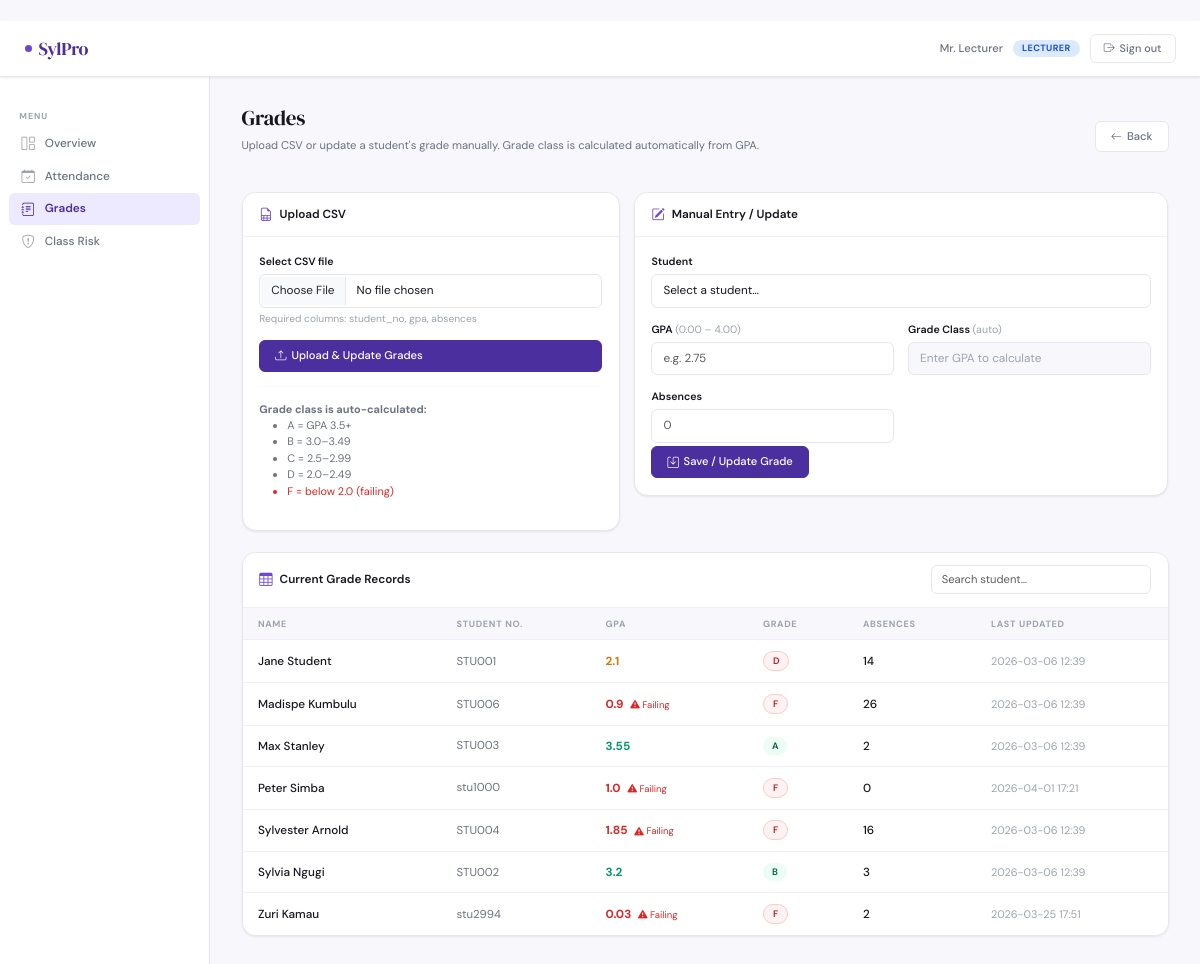
Screenshot of /lecturer/grades (signed in) with the database file from the repository.
### tables this page shows
CREATE TABLE users (
            id            INTEGER PRIMARY KEY AUTOINCREMENT,
            name          TEXT    NOT NULL,
            email         TEXT    NOT NULL UNIQUE,
            password_hash TEXT    NOT NULL,
            role          TEXT    NOT NULL CHECK(role IN ('admin','counselor','lecturer','student')),
            created_at    TEXT    DEFAULT (datetime('now')),
            is_active     INTEGER DEFAULT 1
        );

CREATE TABLE students (
            id         INTEGER PRIMARY KEY AUTOINCREMENT,
            user_id    INTEGER REFERENCES users(id),
            student_no TEXT    NOT NULL UNIQUE,
            name       TEXT    NOT NULL,
            age        INTEGER,
            gender     INTEGER,   -- 0=Female, 1=Male
            course     TEXT,
            year       INTEGER,
            created_at TEXT DEFAULT (datetime('now'))
        );

CREATE TABLE grades (
            id                 INTEGER PRIMARY KEY AUTOINCREMENT,
            student_id         INTEGER NOT NULL UNIQUE REFERENCES students(id),
            uploaded_by        INTEGER NOT NULL REFERENCES users(id),
            gpa                REAL,
            grade_class        INTEGER,
            study_time         REAL    DEFAULT 0,
            absences           INTEGER,
            parental_support   INTEGER DEFAULT 2,
            tutoring           INTEGER DEFAULT 0,
            extracurricular    INTEGER DEFAULT 0,
            sports             INTEGER DEFAULT 0,
            music              INTEGER DEFAULT 0,
            volunteering       INTEGER DEFAULT 0,
            parental_education INTEGER DEFAULT 2,
            semester           TEXT,
            uploaded_at        TEXT    DEFAULT (datetime('now'))
        );

### app.py (the view, shortened to what this page needs)
@app.route('/lecturer/grades', methods=['GET', 'POST'])
@login_required(role='lecturer')
def lecturer_grades():
    students = db.get_all_students()
    grade_map = {}
    for s in students:
        g = db.get_student_latest_grade(s['id'])
        if g:
            grade_map[s['id']] = g
    return render_template('lecturer/grades.html',
        user=get_current_user(), students=students, grade_map=grade_map)

### app.py (called while the page is built)
def login_required(role=None):
    from functools import wraps
    def decorator(f):
        @wraps(f)
        def wrapper(*args, **kwargs):
            if 'user_id' not in session:
                flash('Please log in to continue.', 'warning')
                return redirect(url_for('login'))
            if role and session.get('role') != role:
                flash('You do not have permission to access that page.', 'danger')
                return redirect(url_for('dashboard'))
            return f(*args, **kwargs)
        return wrapper
    return decorator

def get_current_user():
    if 'user_id' in session:
        return db.get_user_by_id(session['user_id'])
    return None

### database.py (called while the page is built)
def get_db():
    conn = sqlite3.connect(DB_PATH)
    conn.row_factory = sqlite3.Row
    conn.execute("PRAGMA foreign_keys = ON")
    return conn

def get_user_by_id(user_id):
    conn = get_db()
    u = conn.execute("SELECT * FROM users WHERE id=?", (user_id,)).fetchone()
    conn.close()
    return u

def get_all_students():
    conn = get_db()
    rows = conn.execute("""
        SELECT s.*, u.email,
            (SELECT risk_level FROM risk_scores r
             WHERE r.student_id = s.id
             ORDER BY r.date_run DESC LIMIT 1) as latest_risk
        FROM students s
        LEFT JOIN users u ON s.user_id = u.id
        ORDER BY s.name
    """).fetchall()
    conn.close()
    return rows

def get_student_latest_grade(student_id):
    conn = get_db()
    row = conn.execute(
        "SELECT * FROM grades WHERE student_id=?", (student_id,)
    ).fetchone()
    conn.close()
    return row

### templates/lecturer/grades.html (shortened to what this page needs)
{% extends "base.html" %}
{% block content %}
<div class="ph">
    <div class="ph-row">
        <div>
            <h1 class="ph-title">Grades</h1>
            <p class="ph-sub">Upload CSV or update a student's grade manually. Grade class is calculated automatically from GPA.</p>
        </div>
        <a href="{{ url_for('lecturer_dashboard') }}" class="btn btn-outline"><i class="bi bi-arrow-left"></i>Back</a>
    </div>
</div>
<div class="row g-3 mb-4">
    <div class="col-md-5">
        <div class="card">
            <div class="card-hd"><i class="bi bi-file-earmark-spreadsheet"></i>Upload CSV</div>
            <div class="card-bd">
                <form method="POST" enctype="multipart/form-data">
                    <div style="margin-bottom:1rem">
                        <label class="form-label">Select CSV file</label>
                        <input type="file" name="file" class="form-control" accept=".csv">
                        <p class="form-hint">Required columns: student_no, gpa, absences</p>
                    </div>
                    <button type="submit" class="btn btn-primary w-100"><i class="bi bi-upload"></i>Upload &amp; Update Grades</button>
                </form>
                <hr class="divider">
                <div style="font-size:.78rem;color:var(--muted)">
                    <strong>Grade class is auto-calculated:</strong><br>
                    <ul class="gpa-scale">
                        <li>A = GPA 3.5+</li>
                        <li>B = 3.0–3.49</li>
                        <li>C = 2.5–2.99</li>
                        <li>D = 2.0–2.49</li>
                        <li style="color:var(--red)">F = below 2.0 (failing)</li>
                    </ul>
                </div>
            </div>
        </div>
    </div>
    <div class="col-md-7">
        <div class="card">
            <div class="card-hd"><i class="bi bi-pencil-square"></i>Manual Entry / Update</div>
            <div class="card-bd">
                <form method="POST" id="gradeForm">
                    <div class="row g-3">
                        <div class="col-12">
                            <label class="form-label">Student</label>
                            <select name="student_id" class="form-select" required onchange="loadCurrentGrade(this)">
                                <option value="">Select a student…</option>
                            </select>
                        </div>
                        <div class="col-md-6">
                            <label class="form-label">GPA <span style="color:var(--faint);font-weight:400">(0.00 – 4.00)</span></label>
                            <input type="number" name="gpa" id="gpaInput" class="form-control"
                                   step="0.01" min="0" max="4" placeholder="e.g. 2.75"
                                   oninput="updateGradePreview(this.value)">
                        </div>
                        <div class="col-md-6">
                            <label class="form-label">Grade Class <span style="color:var(--faint);font-weight:400">(auto)</span></label>
                            <div id="gradeClassDisplay"
                                 style="padding:7px 11px;background:var(--bg);border:1.5px solid var(--border);border-radius:6px;font-size:.84rem;color:var(--faint)">
                                Enter GPA to calculate
                            </div>
                        </div>
                        <div class="col-md-6">
                            <label class="form-label">Absences</label>
                            <input type="number" name="absences" id="absInput" class="form-control" min="0" placeholder="0">
                        </div>
                        <div class="col-12" style="display:flex;gap:8px;margin-top:.25rem">
                            <button type="submit" class="btn btn-primary"><i class="bi bi-save"></i>Save / Update Grade</button>
                        </div>
                    </div>
                </form>
            </div>
        </div>
    </div>
</div>
<div class="card">
    <div class="card-hd">
        <i class="bi bi-table"></i>Current Grade Records
        <div class="ms-auto" style="width:220px">
            <input type="text" id="gradeSearch" class="form-control"
                   placeholder="Search student…" oninput="filterGrades()"
                   style="font-size:.8rem;padding:5px 10px">
        </div>
    </div>
    <div class="card-bd-0">
        <table class="table" id="gradesTable">
            <thead>
                <tr><th>Name</th><th>Student No.</th><th>GPA</th><th>Grade</th><th>Absences</th><th>Last Updated</th></tr>
            </thead>
            <tbody>
            {% for s in students %}
            {% if s.id in grade_map %}
            {% set g = grade_map[s.id] %}
            <tr class="grade-row">
                <td style="font-weight:500">{{ s.name }}</td>
                <td style="color:var(--muted);font-size:.82rem">{{ s.student_no }}</td>
                <td>
                    <span style="font-weight:700;color:{% if g.gpa >= 3.0 %}var(--green){% elif g.gpa >= 2.0 %}var(--amber){% else %}var(--red){% endif %}">
                        {{ g.gpa }}
                    </span>
                    {% if g.gpa < 2.0 %}
                    <span style="font-size:.68rem;color:var(--red);margin-left:4px"><i class="bi bi-exclamation-triangle-fill"></i> Failing</span>
                    {% endif %}
                </td>
                <td>
                    {% set gc_labels = {0:'A',1:'B',2:'C',3:'D',4:'F'} %}
                    <span class="sbadge {{ 'sb-active' if g.grade_class < 3 else 'sb-incomplete' }}">
                        {{ gc_labels[g.grade_class] if g.grade_class in gc_labels else '?' }}
                    </span>
                </td>
                <td style="font-weight:500">{{ g.absences }}</td>
                <td style="color:var(--faint);font-size:.78rem">{{ g.uploaded_at[:16] if g.uploaded_at else '—' }}</td>
            </tr>
            {% endif %}
            {% endfor %}
            </tbody>
        </table>
    </div>
</div>
{% endblock %}

### templates/base.html (shortened to what this page needs)
﻿<!DOCTYPE html>
<html lang="en">
<head>
    <link href="https://cdn.jsdelivr.net/npm/bootstrap@5.3.0/dist/css/bootstrap.min.css" rel="stylesheet">
    <link href="https://cdn.jsdelivr.net/npm/bootstrap-icons@1.11.0/font/bootstrap-icons.css" rel="stylesheet">
</head>
<body>
<nav class="topnav">
    <a href="{{ url_for('dashboard') }}" class="brand">
        <span class="brand-dot"></span>SylPro
    </a>
    {% if session.user_id %}
    <div class="nav-right">
        <span class="nav-name">{{ session.name }}</span>
        <span class="chip chip-{{ session.role }}">{{ session.role }}</span>
        <a href="{{ url_for('logout') }}" class="btn-signout">
            <i class="bi bi-box-arrow-right"></i>Sign out
        </a>
    </div>
    {% endif %}
</nav>
<div class="app-body">
    {% if session.user_id %}
    <aside class="sidebar d-none d-md-flex flex-column">
        <span class="sidebar-label">Menu</span>
        {% if session.role == 'admin' %}
            <a href="{{ url_for('admin_dashboard') }}" class="slink {% if request.endpoint=='admin_dashboard' %}active{% endif %}"><i class="bi bi-grid-1x2"></i>Overview</a>
            <a href="{{ url_for('admin_users') }}"     class="slink {% if request.endpoint in ['admin_users','admin_add_user'] %}active{% endif %}"><i class="bi bi-people"></i>Users</a>
            <a href="{{ url_for('admin_students') }}"  class="slink {% if request.endpoint=='admin_students' %}active{% endif %}"><i class="bi bi-person-badge"></i>Students</a>
            <a href="{{ url_for('admin_upload') }}"    class="slink {% if request.endpoint=='admin_upload' %}active{% endif %}"><i class="bi bi-cloud-upload"></i>Upload Data</a>
        {% elif session.role == 'lecturer' %}
            <a href="{{ url_for('lecturer_dashboard') }}"  class="slink {% if request.endpoint=='lecturer_dashboard' %}active{% endif %}"><i class="bi bi-grid-1x2"></i>Overview</a>
            <a href="{{ url_for('lecturer_attendance') }}" class="slink {% if request.endpoint=='lecturer_attendance' %}active{% endif %}"><i class="bi bi-calendar-check"></i>Attendance</a>
            <a href="{{ url_for('lecturer_grades') }}"     class="slink {% if request.endpoint=='lecturer_grades' %}active{% endif %}"><i class="bi bi-journal-text"></i>Grades</a>
            <a href="{{ url_for('lecturer_class_risk') }}" class="slink {% if request.endpoint=='lecturer_class_risk' %}active{% endif %}"><i class="bi bi-shield-exclamation"></i>Class Risk</a>
        {% endif %}
    </aside>
    {% endif %}
    <main class="main">
        {% block content %}{% endblock %}
    </main>
</div>

### rows the page displays
users: name "Mr. Lecturer", role "LECTURER"
students: name "Jane Student", student_no "STU001"
grades: gpa "2.1", grade_class "D", absences "14", uploaded_at "2026-03-06 12:39"
students: name "Madispe Kumbulu", student_no "STU006", shows "Failing"
grades: gpa "0.9", grade_class "F", absences "26", uploaded_at "2026-03-06 12:39"
students: name "Max Stanley", student_no "STU003"
grades: gpa "3.55", grade_class "A", absences "2", uploaded_at "2026-03-06 12:39"
students: name "Peter Simba", student_no "stu1000", shows "Failing"
grades: gpa "1.0", grade_class "F", absences "0", uploaded_at "2026-04-01 17:21"
students: name "Sylvester Arnold", student_no "STU004", shows "Failing"
grades: gpa "1.85", grade_class "F", absences "16", uploaded_at "2026-03-06 12:39"
students: name "Sylvia Ngugi", student_no "STU002"
grades: gpa "3.2", grade_class "B", absences "3", uploaded_at "2026-03-06 12:39"
students: name "Zuri Kamau", student_no "stu2994", shows "Failing"
grades: gpa "0.03", grade_class "F", absences "2", uploaded_at "2026-03-25 17:51"
